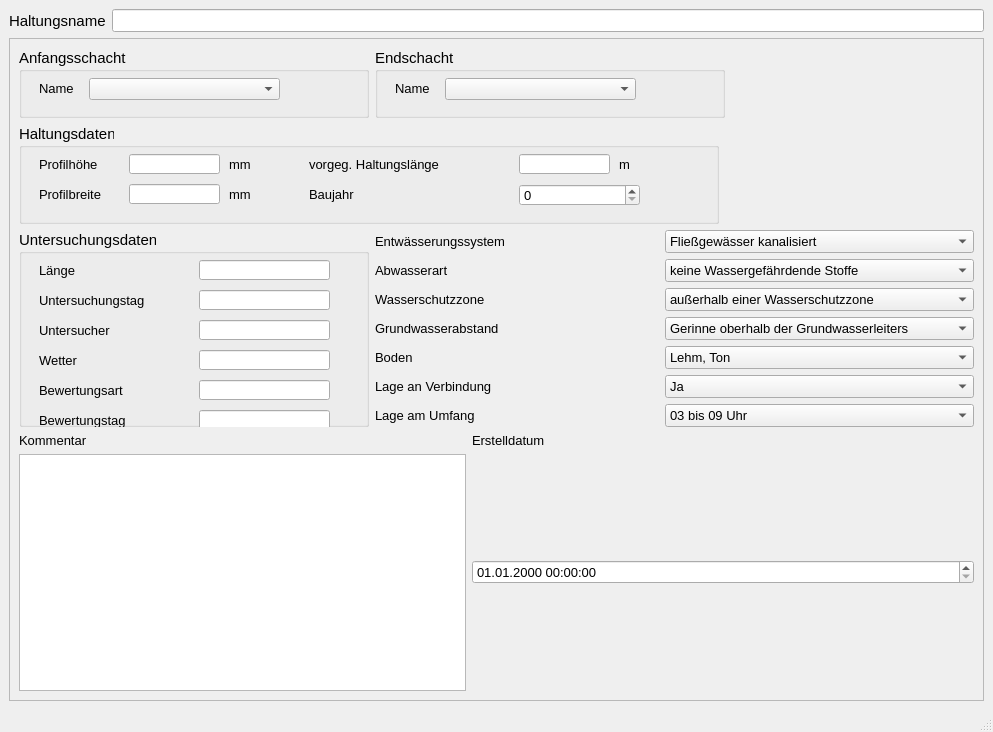
<?xml version="1.0" encoding="UTF-8"?>
<ui version="4.0">
 <class>MainWindow</class>
 <widget class="QMainWindow" name="MainWindow">
  <property name="geometry">
   <rect>
    <x>0</x>
    <y>0</y>
    <width>993</width>
    <height>732</height>
   </rect>
  </property>
  <property name="sizePolicy">
   <sizepolicy hsizetype="Preferred" vsizetype="Preferred">
    <horstretch>0</horstretch>
    <verstretch>0</verstretch>
   </sizepolicy>
  </property>
  <property name="minimumSize">
   <size>
    <width>610</width>
    <height>580</height>
   </size>
  </property>
  <property name="baseSize">
   <size>
    <width>0</width>
    <height>0</height>
   </size>
  </property>
  <property name="font">
   <font>
    <family>Tahoma</family>
    <pointsize>10</pointsize>
   </font>
  </property>
  <property name="windowTitle">
   <string>MainWindow</string>
  </property>
  <widget class="QWidget" name="centralwidget">
   <layout class="QVBoxLayout" name="verticalLayout">
    <item>
     <layout class="QHBoxLayout" name="horizontalLayout">
      <item>
       <widget class="QLabel" name="label">
        <property name="font">
         <font>
          <family>Tahoma</family>
          <pointsize>11</pointsize>
         </font>
        </property>
        <property name="text">
         <string>Haltungsname</string>
        </property>
       </widget>
      </item>
      <item>
       <widget class="QLineEdit" name="untersuchhal">
        <property name="font">
         <font>
          <family>Tahoma</family>
          <pointsize>10</pointsize>
         </font>
        </property>
        <property name="toolTip">
         <string>&lt;html&gt;&lt;head/&gt;&lt;body&gt;&lt;p&gt;Eindeutiger Haltungsname&lt;/p&gt;&lt;/body&gt;&lt;/html&gt;</string>
        </property>
        <property name="statusTip">
         <string>Eindeutiger Haltungsname</string>
        </property>
       </widget>
      </item>
     </layout>
    </item>
    <item>
     <widget class="QScrollArea" name="scrollArea">
      <property name="widgetResizable">
       <bool>true</bool>
      </property>
      <widget class="QWidget" name="scrollAreaWidgetContents">
       <property name="geometry">
        <rect>
         <x>0</x>
         <y>0</y>
         <width>969</width>
         <height>619</height>
        </rect>
       </property>
       <layout class="QGridLayout" name="gridLayout">
        <item row="0" column="0">
         <widget class="QGroupBox" name="groupBox">
          <property name="minimumSize">
           <size>
            <width>350</width>
            <height>70</height>
           </size>
          </property>
          <property name="maximumSize">
           <size>
            <width>350</width>
            <height>16777215</height>
           </size>
          </property>
          <property name="font">
           <font>
            <family>Tahoma</family>
            <pointsize>11</pointsize>
           </font>
          </property>
          <property name="title">
           <string>Anfangsschacht</string>
          </property>
          <widget class="QLabel" name="label_3">
           <property name="geometry">
            <rect>
             <x>20</x>
             <y>30</y>
             <width>91</width>
             <height>21</height>
            </rect>
           </property>
           <property name="font">
            <font>
             <family>Tahoma</family>
             <pointsize>10</pointsize>
            </font>
           </property>
           <property name="text">
            <string>Name</string>
           </property>
          </widget>
          <widget class="QComboBox" name="schoben">
           <property name="geometry">
            <rect>
             <x>70</x>
             <y>30</y>
             <width>191</width>
             <height>22</height>
            </rect>
           </property>
           <property name="font">
            <font>
             <family>Tahoma</family>
             <pointsize>10</pointsize>
            </font>
           </property>
           <property name="toolTip">
            <string>&lt;html&gt;&lt;head/&gt;&lt;body&gt;&lt;p&gt;Name des oberen Schachts&lt;/p&gt;&lt;/body&gt;&lt;/html&gt;</string>
           </property>
           <property name="statusTip">
            <string>Name des oberen Schachts</string>
           </property>
          </widget>
         </widget>
        </item>
        <item row="0" column="1" colspan="4">
         <widget class="QGroupBox" name="groupBox_3">
          <property name="minimumSize">
           <size>
            <width>350</width>
            <height>0</height>
           </size>
          </property>
          <property name="maximumSize">
           <size>
            <width>350</width>
            <height>16777215</height>
           </size>
          </property>
          <property name="font">
           <font>
            <family>Tahoma</family>
            <pointsize>11</pointsize>
           </font>
          </property>
          <property name="title">
           <string>Endschacht</string>
          </property>
          <widget class="QLabel" name="label_9">
           <property name="geometry">
            <rect>
             <x>20</x>
             <y>30</y>
             <width>71</width>
             <height>21</height>
            </rect>
           </property>
           <property name="font">
            <font>
             <family>Tahoma</family>
             <pointsize>10</pointsize>
            </font>
           </property>
           <property name="text">
            <string>Name</string>
           </property>
          </widget>
          <widget class="QComboBox" name="schunten">
           <property name="geometry">
            <rect>
             <x>70</x>
             <y>30</y>
             <width>191</width>
             <height>22</height>
            </rect>
           </property>
           <property name="font">
            <font>
             <family>Tahoma</family>
             <pointsize>10</pointsize>
            </font>
           </property>
           <property name="toolTip">
            <string>&lt;html&gt;&lt;head/&gt;&lt;body&gt;&lt;p&gt;Name des unteren Schachts&lt;/p&gt;&lt;/body&gt;&lt;/html&gt;</string>
           </property>
           <property name="statusTip">
            <string>Name des unteren Schachts</string>
           </property>
          </widget>
         </widget>
        </item>
        <item row="1" column="0" colspan="5">
         <widget class="QGroupBox" name="groupBox_2">
          <property name="minimumSize">
           <size>
            <width>600</width>
            <height>100</height>
           </size>
          </property>
          <property name="maximumSize">
           <size>
            <width>700</width>
            <height>16777215</height>
           </size>
          </property>
          <property name="font">
           <font>
            <family>Tahoma</family>
            <pointsize>11</pointsize>
           </font>
          </property>
          <property name="title">
           <string>Haltungsdaten</string>
          </property>
          <widget class="QLabel" name="label_7">
           <property name="geometry">
            <rect>
             <x>20</x>
             <y>60</y>
             <width>101</width>
             <height>21</height>
            </rect>
           </property>
           <property name="font">
            <font>
             <family>Tahoma</family>
             <pointsize>10</pointsize>
            </font>
           </property>
           <property name="text">
            <string>Profilbreite</string>
           </property>
          </widget>
          <widget class="QLabel" name="label_20">
           <property name="geometry">
            <rect>
             <x>210</x>
             <y>60</y>
             <width>31</width>
             <height>21</height>
            </rect>
           </property>
           <property name="font">
            <font>
             <family>Tahoma</family>
             <pointsize>10</pointsize>
            </font>
           </property>
           <property name="text">
            <string>mm </string>
           </property>
          </widget>
          <widget class="QLabel" name="label_21">
           <property name="geometry">
            <rect>
             <x>600</x>
             <y>30</y>
             <width>31</width>
             <height>21</height>
            </rect>
           </property>
           <property name="font">
            <font>
             <family>Tahoma</family>
             <pointsize>10</pointsize>
            </font>
           </property>
           <property name="text">
            <string>m </string>
           </property>
          </widget>
          <widget class="QLineEdit" name="laenge">
           <property name="geometry">
            <rect>
             <x>500</x>
             <y>30</y>
             <width>91</width>
             <height>20</height>
            </rect>
           </property>
           <property name="font">
            <font>
             <family>Tahoma</family>
             <pointsize>10</pointsize>
            </font>
           </property>
           <property name="toolTip">
            <string>&lt;html&gt;&lt;head/&gt;&lt;body&gt;&lt;p&gt;&lt;span style=&quot; font-size:10pt;&quot;&gt;vorgegebene Haltungslänge, falls diese nicht automatisch berechnet werden soll&lt;/span&gt;&lt;/p&gt;&lt;/body&gt;&lt;/html&gt;</string>
           </property>
           <property name="statusTip">
            <string>vorgegebene Haltungslänge, falls diese nicht automatisch berechnet werden soll</string>
           </property>
          </widget>
          <widget class="QLabel" name="label_17">
           <property name="geometry">
            <rect>
             <x>290</x>
             <y>30</y>
             <width>181</width>
             <height>21</height>
            </rect>
           </property>
           <property name="font">
            <font>
             <family>Tahoma</family>
             <pointsize>10</pointsize>
            </font>
           </property>
           <property name="text">
            <string>vorgeg. Haltungslänge</string>
           </property>
          </widget>
          <widget class="QLineEdit" name="hoehe">
           <property name="geometry">
            <rect>
             <x>110</x>
             <y>30</y>
             <width>91</width>
             <height>20</height>
            </rect>
           </property>
           <property name="font">
            <font>
             <family>Tahoma</family>
             <pointsize>10</pointsize>
            </font>
           </property>
           <property name="toolTip">
            <string>&lt;html&gt;&lt;head/&gt;&lt;body&gt;&lt;p&gt;Bedeutung hängt vom Profiltyp ab&lt;/p&gt;&lt;/body&gt;&lt;/html&gt;</string>
           </property>
           <property name="statusTip">
            <string>Bedeutung hängt vom Profiltyp ab</string>
           </property>
          </widget>
          <widget class="QLabel" name="label_16">
           <property name="geometry">
            <rect>
             <x>210</x>
             <y>30</y>
             <width>31</width>
             <height>21</height>
            </rect>
           </property>
           <property name="font">
            <font>
             <family>Tahoma</family>
             <pointsize>10</pointsize>
            </font>
           </property>
           <property name="text">
            <string>mm</string>
           </property>
          </widget>
          <widget class="QLineEdit" name="breite">
           <property name="geometry">
            <rect>
             <x>110</x>
             <y>60</y>
             <width>91</width>
             <height>20</height>
            </rect>
           </property>
           <property name="font">
            <font>
             <family>Tahoma</family>
             <pointsize>10</pointsize>
            </font>
           </property>
           <property name="toolTip">
            <string>&lt;html&gt;&lt;head/&gt;&lt;body&gt;&lt;p&gt;Bedeutung hängt vom Profiltyp ab&lt;/p&gt;&lt;/body&gt;&lt;/html&gt;</string>
           </property>
           <property name="statusTip">
            <string>Bedeutung hängt vom Profiltyp ab</string>
           </property>
          </widget>
          <widget class="QLabel" name="label_6">
           <property name="geometry">
            <rect>
             <x>20</x>
             <y>30</y>
             <width>101</width>
             <height>21</height>
            </rect>
           </property>
           <property name="font">
            <font>
             <family>Tahoma</family>
             <pointsize>10</pointsize>
            </font>
           </property>
           <property name="text">
            <string>Profilhöhe</string>
           </property>
          </widget>
          <widget class="QLabel" name="label_60">
           <property name="geometry">
            <rect>
             <x>290</x>
             <y>60</y>
             <width>151</width>
             <height>21</height>
            </rect>
           </property>
           <property name="font">
            <font>
             <family>Tahoma</family>
             <pointsize>10</pointsize>
            </font>
           </property>
           <property name="text">
            <string>Baujahr</string>
           </property>
          </widget>
          <widget class="QSpinBox" name="baujahr">
           <property name="geometry">
            <rect>
             <x>500</x>
             <y>60</y>
             <width>121</width>
             <height>22</height>
            </rect>
           </property>
           <property name="font">
            <font>
             <family>Tahoma</family>
             <pointsize>10</pointsize>
            </font>
           </property>
          </widget>
         </widget>
        </item>
        <item row="2" column="0" rowspan="7">
         <widget class="QGroupBox" name="groupBox_4">
          <property name="font">
           <font>
            <family>Tahoma</family>
            <pointsize>11</pointsize>
           </font>
          </property>
          <property name="title">
           <string>Untersuchungsdaten</string>
          </property>
          <widget class="QLabel" name="label_66">
           <property name="geometry">
            <rect>
             <x>20</x>
             <y>60</y>
             <width>151</width>
             <height>21</height>
            </rect>
           </property>
           <property name="font">
            <font>
             <family>Tahoma</family>
             <pointsize>10</pointsize>
            </font>
           </property>
           <property name="text">
            <string>Untersuchungstag</string>
           </property>
          </widget>
          <widget class="QLabel" name="label_67">
           <property name="geometry">
            <rect>
             <x>20</x>
             <y>90</y>
             <width>151</width>
             <height>21</height>
            </rect>
           </property>
           <property name="font">
            <font>
             <family>Tahoma</family>
             <pointsize>10</pointsize>
            </font>
           </property>
           <property name="text">
            <string>Untersucher</string>
           </property>
          </widget>
          <widget class="QLabel" name="label_68">
           <property name="geometry">
            <rect>
             <x>20</x>
             <y>120</y>
             <width>151</width>
             <height>21</height>
            </rect>
           </property>
           <property name="font">
            <font>
             <family>Tahoma</family>
             <pointsize>10</pointsize>
            </font>
           </property>
           <property name="text">
            <string>Wetter</string>
           </property>
          </widget>
          <widget class="QLabel" name="label_69">
           <property name="geometry">
            <rect>
             <x>20</x>
             <y>150</y>
             <width>151</width>
             <height>21</height>
            </rect>
           </property>
           <property name="font">
            <font>
             <family>Tahoma</family>
             <pointsize>10</pointsize>
            </font>
           </property>
           <property name="text">
            <string>Bewertungsart</string>
           </property>
          </widget>
          <widget class="QLabel" name="label_72">
           <property name="geometry">
            <rect>
             <x>20</x>
             <y>180</y>
             <width>151</width>
             <height>21</height>
            </rect>
           </property>
           <property name="font">
            <font>
             <family>Tahoma</family>
             <pointsize>10</pointsize>
            </font>
           </property>
           <property name="text">
            <string>Bewertungstag</string>
           </property>
          </widget>
          <widget class="QLineEdit" name="untersuchtag">
           <property name="geometry">
            <rect>
             <x>180</x>
             <y>60</y>
             <width>131</width>
             <height>20</height>
            </rect>
           </property>
          </widget>
          <widget class="QLineEdit" name="untersucher">
           <property name="geometry">
            <rect>
             <x>180</x>
             <y>90</y>
             <width>131</width>
             <height>20</height>
            </rect>
           </property>
          </widget>
          <widget class="QLineEdit" name="wetter">
           <property name="geometry">
            <rect>
             <x>180</x>
             <y>120</y>
             <width>131</width>
             <height>20</height>
            </rect>
           </property>
          </widget>
          <widget class="QLineEdit" name="bewertungsart">
           <property name="geometry">
            <rect>
             <x>180</x>
             <y>150</y>
             <width>131</width>
             <height>20</height>
            </rect>
           </property>
          </widget>
          <widget class="QLineEdit" name="bewertungstag">
           <property name="geometry">
            <rect>
             <x>180</x>
             <y>180</y>
             <width>131</width>
             <height>20</height>
            </rect>
           </property>
          </widget>
          <widget class="QLineEdit" name="laenge_2">
           <property name="geometry">
            <rect>
             <x>180</x>
             <y>30</y>
             <width>131</width>
             <height>20</height>
            </rect>
           </property>
          </widget>
          <widget class="QLabel" name="label_70">
           <property name="geometry">
            <rect>
             <x>20</x>
             <y>30</y>
             <width>151</width>
             <height>21</height>
            </rect>
           </property>
           <property name="font">
            <font>
             <family>Tahoma</family>
             <pointsize>10</pointsize>
            </font>
           </property>
           <property name="text">
            <string>Länge</string>
           </property>
          </widget>
         </widget>
        </item>
        <item row="2" column="1" colspan="2">
         <widget class="QLabel" name="label_56">
          <property name="text">
           <string>Entwässerungssystem</string>
          </property>
         </widget>
        </item>
        <item row="2" column="4">
         <widget class="QComboBox" name="Entwaesserungssystem">
          <item>
           <property name="text">
            <string>Fließgewässer kanalisiert</string>
           </property>
          </item>
          <item>
           <property name="text">
            <string>Regenwasser</string>
           </property>
          </item>
          <item>
           <property name="text">
            <string>Schmutzwasser</string>
           </property>
          </item>
          <item>
           <property name="text">
            <string>Mischwasser</string>
           </property>
          </item>
         </widget>
        </item>
        <item row="3" column="1">
         <widget class="QLabel" name="label_54">
          <property name="text">
           <string>Abwasserart</string>
          </property>
         </widget>
        </item>
        <item row="3" column="4">
         <widget class="QComboBox" name="Abwasserart">
          <item>
           <property name="text">
            <string>keine Wassergefährdende Stoffe</string>
           </property>
          </item>
          <item>
           <property name="text">
            <string>Wassergefährdende Stoffe</string>
           </property>
          </item>
         </widget>
        </item>
        <item row="4" column="1" colspan="2">
         <widget class="QLabel" name="label_52">
          <property name="text">
           <string>Wasserschutzzone</string>
          </property>
         </widget>
        </item>
        <item row="4" column="4">
         <widget class="QComboBox" name="Wasserschutzzone">
          <item>
           <property name="text">
            <string>außerhalb einer Wasserschutzzone</string>
           </property>
          </item>
          <item>
           <property name="text">
            <string>Schutzzone IIIb</string>
           </property>
          </item>
          <item>
           <property name="text">
            <string>Schutzzone IIIa</string>
           </property>
          </item>
          <item>
           <property name="text">
            <string>Schutzzone II</string>
           </property>
          </item>
          <item>
           <property name="text">
            <string>Schutzzone I</string>
           </property>
          </item>
         </widget>
        </item>
        <item row="5" column="1" colspan="2">
         <widget class="QLabel" name="label_53">
          <property name="text">
           <string>Grundwasserabstand</string>
          </property>
         </widget>
        </item>
        <item row="5" column="4">
         <widget class="QComboBox" name="Grundwasserabstand">
          <item>
           <property name="text">
            <string>Gerinne oberhalb der Grundwasserleiters</string>
           </property>
          </item>
          <item>
           <property name="text">
            <string>Gerinne in der Wechselzone</string>
           </property>
          </item>
          <item>
           <property name="text">
            <string>Gerinne im Grundwasserleiter</string>
           </property>
          </item>
         </widget>
        </item>
        <item row="6" column="1" colspan="2">
         <widget class="QLabel" name="label_55">
          <property name="text">
           <string>Boden</string>
          </property>
         </widget>
        </item>
        <item row="6" column="4">
         <widget class="QComboBox" name="bodenart">
          <item>
           <property name="text">
            <string>Lehm, Ton</string>
           </property>
          </item>
          <item>
           <property name="text">
            <string>Sandiger Lehm, Löss, Lehmiger Sand, Feinsand</string>
           </property>
          </item>
          <item>
           <property name="text">
            <string>Mittel-, Grobsand, Kies</string>
           </property>
          </item>
         </widget>
        </item>
        <item row="7" column="1" colspan="2">
         <widget class="QLabel" name="label_57">
          <property name="text">
           <string>Lage an Verbindung</string>
          </property>
         </widget>
        </item>
        <item row="7" column="4">
         <widget class="QComboBox" name="Lage_an_Bauteilverbidung">
          <item>
           <property name="text">
            <string>Ja</string>
           </property>
          </item>
          <item>
           <property name="text">
            <string>Nein</string>
           </property>
          </item>
         </widget>
        </item>
        <item row="8" column="1" colspan="3">
         <widget class="QLabel" name="label_73">
          <property name="text">
           <string>Lage am Umfang</string>
          </property>
         </widget>
        </item>
        <item row="8" column="4">
         <widget class="QComboBox" name="Lage_am_Umfang">
          <item>
           <property name="text">
            <string>03 bis 09 Uhr</string>
           </property>
          </item>
          <item>
           <property name="text">
            <string>09 bis 03 Uhr</string>
           </property>
          </item>
          <item>
           <property name="text">
            <string>Gesamter Umfang</string>
           </property>
          </item>
         </widget>
        </item>
        <item row="9" column="0">
         <widget class="QLabel" name="label_22">
          <property name="font">
           <font>
            <family>Tahoma</family>
            <pointsize>10</pointsize>
           </font>
          </property>
          <property name="text">
           <string>Kommentar</string>
          </property>
         </widget>
        </item>
        <item row="10" column="0" colspan="2">
         <widget class="QTextEdit" name="kommentar">
          <property name="minimumSize">
           <size>
            <width>350</width>
            <height>0</height>
           </size>
          </property>
          <property name="maximumSize">
           <size>
            <width>500</width>
            <height>16777215</height>
           </size>
          </property>
          <property name="font">
           <font>
            <family>Tahoma</family>
            <pointsize>10</pointsize>
           </font>
          </property>
          <property name="toolTip">
           <string>&lt;html&gt;&lt;head/&gt;&lt;body&gt;&lt;p&gt;Platz für zusätzliche Kommentare.&lt;/p&gt;&lt;/body&gt;&lt;/html&gt;</string>
          </property>
          <property name="statusTip">
           <string>Platz für zusätzliche Kommentare.</string>
          </property>
         </widget>
        </item>
        <item row="10" column="2" colspan="3">
         <widget class="QgsDateTimeEdit" name="createdat">
          <property name="font">
           <font>
            <family>Tahoma</family>
            <pointsize>10</pointsize>
           </font>
          </property>
          <property name="currentSection">
           <enum>QDateTimeEdit::DaySection</enum>
          </property>
          <property name="displayFormat">
           <string>dd.MM.yyyy HH:mm:ss</string>
          </property>
         </widget>
        </item>
        <item row="9" column="2">
         <widget class="QLabel" name="label_71">
          <property name="font">
           <font>
            <family>Tahoma</family>
            <pointsize>10</pointsize>
           </font>
          </property>
          <property name="text">
           <string>Erstelldatum</string>
          </property>
         </widget>
        </item>
       </layout>
      </widget>
     </widget>
    </item>
   </layout>
  </widget>
  <widget class="QMenuBar" name="menubar">
   <property name="geometry">
    <rect>
     <x>0</x>
     <y>0</y>
     <width>993</width>
     <height>27</height>
    </rect>
   </property>
  </widget>
  <widget class="QStatusBar" name="statusbar"/>
 </widget>
 <customwidgets>
  <customwidget>
   <class>QgsDateTimeEdit</class>
   <extends>QDateTimeEdit</extends>
   <header>qgsdatetimeedit.h</header>
  </customwidget>
 </customwidgets>
 <tabstops>
  <tabstop>untersuchhal</tabstop>
  <tabstop>schoben</tabstop>
  <tabstop>schunten</tabstop>
  <tabstop>hoehe</tabstop>
  <tabstop>breite</tabstop>
  <tabstop>laenge</tabstop>
  <tabstop>createdat</tabstop>
  <tabstop>kommentar</tabstop>
 </tabstops>
 <resources/>
 <connections/>
</ui>
